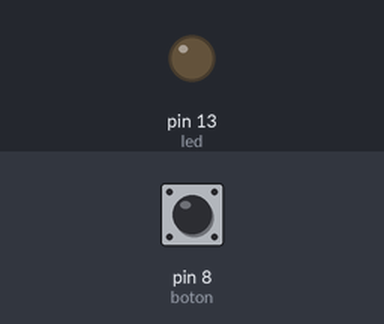
Simulated run of this sketch. Board: Arduino Uno, built with avr-gcc and run on an emulated ATmega328P. Shown: output pins drawn as LEDs (lit = HIGH). The test bench sets the inputs (shaded band); at power-on: pin 8 (boton) LOW.

Above: at 1.2 s.
1.3 s: pin 8 (boton) pulled HIGH for 0.15 s
At 1.37 s:
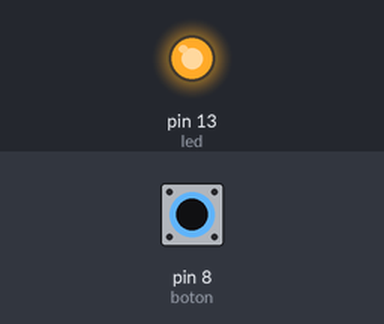
2.9 s: pin 8 (boton) pulled HIGH for 3.2 s
At 7.3 s:
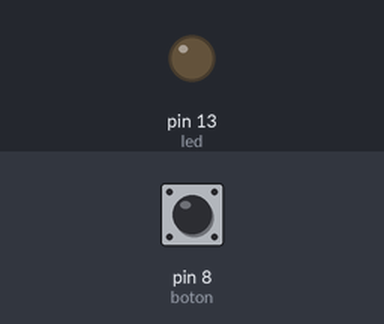
Timing chart, 0 to 8.8 s (numbered marks = the images above; inputs shaded):
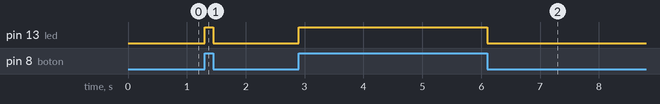

The sketch:

led_boton.ino
```cpp
int led = 13;
int boton = 8;
int estadoboton;

void setup() {
  pinMode(led, OUTPUT);
  pinMode(boton, INPUT);
}

void loop() {
  estadoboton = digitalRead(boton);
  if (estadoboton == HIGH){
    digitalWrite(led, HIGH);
  }
  else {
    digitalWrite(led, LOW);
  }
}
```

Measured:
- after the input at 1.3 s, pin 13 (led): LOW → HIGH at once, → LOW 0.15 s later
- after the input at 2.9 s, pin 13 (led): LOW → HIGH at once, → LOW 3.2 s later
